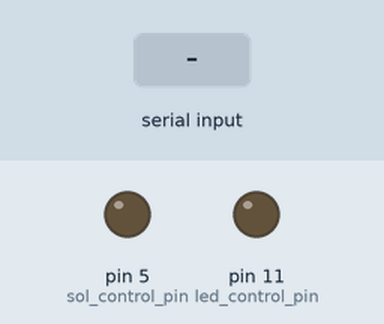
This sketch was run on a simulated Arduino Uno, built with avr-gcc and run on an emulated ATmega328P. On the bench: output pins drawn as LEDs (lit = HIGH). The test bench sets the inputs (shaded band).

Above: at 1.2 s.
1.3 s: byte 1 (1) received over Serial
At 2.5 s:
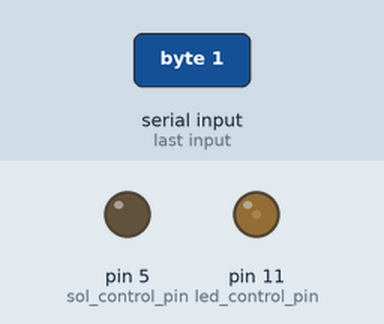
2.8 s: byte 3 (3) received over Serial
At 3.6 s:
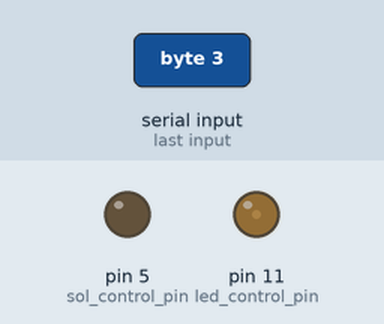
Timing chart, 0 to 5.8 s (numbered marks = the images above; inputs shaded):
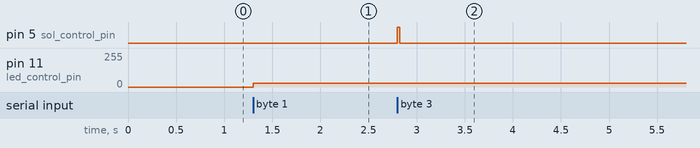

The sketch:

minimal.ino
```cpp
/////////////////////////////////////////////////////////////////////////////////////////////////
//
//  Goal is to transfer most control to matlab. Arduino will execute following minimal commands
//    1. LED on
//    2. LED off
//    3. Give water
//
/////////////////////////////////////////////////////////////////////////////////////////////

///////// Parameters //////////////////////

int sol_control_pin = 5;                //  6 Right or 5 Left //define pin for turing solenoid valve ON
int reward_sol_duration = 25;           // 20ms release 4ul drop.time (in ms) that reward valve is open (80ms for 2p)

int led_control_pin = 11;               // LED out (for reward cue)
int led_intensity = 30;                 // 0 - 255
char matlab_data;

///// SETUP ////////////////////////////////
void setup()
{
    pinMode(sol_control_pin, OUTPUT);  // sets digital pin for turing solenoid valve ON

    pinMode(led_control_pin, OUTPUT);

    Serial.begin(9600);    // initialize serial for output to Processing sketch

}

//////// MAIN LOOP /////////////////////////////////

// logic - if mouse licks during reward stimulus, he gets a reward
void loop()
{
    if(Serial.available())
    {
        matlab_data = Serial.read();
        if (matlab_data == 1)
        {
            analogWrite(led_control_pin, led_intensity);
        }
        else if (matlab_data == 2)
        {
            analogWrite(led_control_pin, 0);
        }
        else if (matlab_data == 3)
        {
            digitalWrite(sol_control_pin, HIGH);
            digitalWrite(sol_control_pin, HIGH);
            delay(reward_sol_duration);
            digitalWrite(sol_control_pin, LOW);
            digitalWrite(sol_control_pin, LOW);
        }
    }

}  // end VOID LOOP()
```

Measured:
- after the input at 1.3 s, pin 11 (led_control_pin): 0/255 → 30/255 at once
- after the input at 2.8 s, pin 5 (sol_control_pin): LOW → HIGH at once, → LOW 0.03 s later
